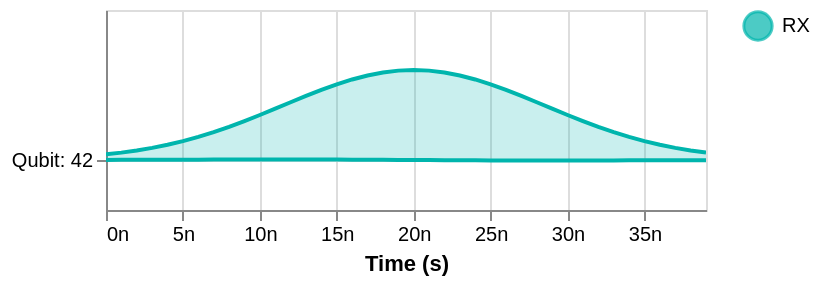

Source (notebook cell):
### Markdown cell above
For large plots, there may be a lot going on while we only care about a specific subsection. In this case, we can use the `hide()` and `show()` methods to filter what we plot. Let's look at the rotated surface code toy example.

### Code cell
PlottableProgramPulseSchedule(load_program('sequenced_1q_fenced_to_2q')).hide("ISWAP").draw()

### Figure 1 — Vega-Lite specification as saved in the notebook (floating-point values rounded to 4 significant figures)
{"config": {"view": {"continuousWidth": 300, "continuousHeight": 300}}, "layer": [{"layer": [{"mark": {"type": "area", "aria": false, "interpolate": "linear", "line": true, "strokeWidth": 1.5}, "encoding": {"color": {"field": "label", "legend": {"symbolSize": 200, "title": null}, "scale": {"domain": ["RX"], "range": ["#00b5ad"]}, "type": "nominal"}, "detail": {"field": "p", "type": "nominal"}, "fillOpacity": {"condition": {"param": "param_6d4b967e33180ca6", "value": 0.3}, "value": 0.05}, "strokeOpacity": {"condition": {"param": "param_6d4b967e33180ca6", "value": 1.0}, "value": 0.05}, "tooltip": [{"field": "operation", "title": "Operation", "type": "nominal"}, {"field": "frame", "title": "Frame", "type": "nominal"}, {"field": "channel", "title": "Channel Type", "type": "nominal"}, {"field": "memory", "title": "Memory", "type": "nominal"}, {"field": "t0", "format": ".3e", "title": "Start (s)", "type": "quantitative"}, {"field": "t1", "format": ".3e", "title": "End (s)", "type": "quantitative"}, {"field": "t", "format": ".3e", "title": "Time (s)", "type": "quantitative"}, {"field": "i", "title": "I", "type": "quantitative"}], "x": {"axis": {"format": "~s"}, "field": "t", "scale": {"nice": false, "zero": false}, "title": "Time (s)", "type": "quantitative"}, "y": {"axis": {"grid": true, "labelExpr": "[\"Qubit: 42\"][datum.value]", "title": null, "values": [0]}, "field": "yi", "scale": {"domain": [-0.25, 0.75], "nice": false}, "title": null, "type": "quantitative"}, "y2": {"field": "b"}}, "name": "view_66effaf316c935be_0"}, {"mark": {"type": "area", "aria": false, "interpolate": "linear", "line": true, "strokeWidth": 1.5}, "encoding": {"color": {"field": "label", "legend": {"symbolSize": 200, "title": null}, "scale": {"domain": ["RX"], "range": ["#00b5ad"]}, "type": "nominal"}, "detail": {"field": "p", "type": "nominal"}, "fillOpacity": {"condition": {"param": "param_6d4b967e33180ca6", "value": 0.3}, "value": 0.05}, "strokeOpacity": {"condition": {"param": "param_6d4b967e33180ca6", "value": 1.0}, "value": 0.05}, "tooltip": [{"field": "operation", "title": "Operation", "type": "nominal"}, {"field": "frame", "title": "Frame", "type": "nominal"}, {"field": "channel", "title": "Channel Type", "type": "nominal"}, {"field": "memory", "title": "Memory", "type": "nominal"}, {"field": "t0", "format": ".3e", "title": "Start (s)", "type": "quantitative"}, {"field": "t1", "format": ".3e", "title": "End (s)", "type": "quantitative"}, {"field": "t", "format": ".3e", "title": "Time (s)", "type": "quantitative"}, {"field": "q", "title": "Q", "type": "quantitative"}], "x": {"axis": {"format": "~s"}, "field": "t", "scale": {"nice": false, "zero": false}, "title": "Time (s)", "type": "quantitative"}, "y": {"axis": {"grid": true, "labelExpr": "[\"Qubit: 42\"][datum.value]", "title": null, "values": [0]}, "field": "yq", "scale": {"domain": [-0.25, 0.75], "nice": false}, "title": null, "type": "quantitative"}, "y2": {"field": "b"}}, "transform": [{"filter": "datum['hasq']"}]}], "transform": [{"lookup": "s", "from": {"data": {"name": "data-43d47c471203ca849ac1ecc48385f866"}, "key": "s", "fields": ["dt", "i", "q", "hasq"]}}, {"flatten": ["dt", "i", "q"]}, {"calculate": "datum.t0 + datum.dt", "as": "t"}, {"calculate": "datum.i * datum.kr + datum.b", "as": "yi"}, {"calculate": "datum.q * datum.kr + datum.b", "as": "yq"}]}], "data": {"name": "data-bc9e8fcd9f830f3a0b2b790316ceee2c"}, "height": 100, "params": [{"name": "param_6d4b967e33180ca6", "select": {"type": "point", "fields": ["label"]}, "bind": "legend", "views": ["view_66effaf316c935be_0"]}, {"name": "param_1e9efca18e7a2868", "select": {"type": "interval", "encodings": ["x", "y"]}, "bind": "scales", "views": ["view_66effaf316c935be_0"]}], "width": 300, "$schema": "https://vega.github.io/schema/vega-lite/v6.4.1.json", "datasets": {"data-bc9e8fcd9f830f3a0b2b790316ceee2c": [{"p": 2, "s": 1, "t0": 0.0, "t1": 4e-08, "b": 0, "kr": 0.45, "label": "RX", "operation": "RX", "frame": "Transmon-42_charge_tx", "channel": "QGSx2Channel", "memory": ""}], "data-43d47c471203ca849ac1ecc48385f866": [{"s": 0, "dt": [0.0, 7e-09, 8e-09, 9e-09, 1e-08, 1.1e-08, 1.2e-08, 1.3e-08, 1.4e-08, 1.5e-08, 1.6e-08, 1.7e-08, 1.8e-08, 7e-08, 7.1e-08, 7.2e-08, 7.3e-08, 7.4e-08, 7.5e-08, 7.6e-08, 7.7e-08, 7.8e-08, 7.9e-08, 8e-08, 8.7e-08], "i": [0.0, 0.0, 0.0004339, 0.006251, 0.04795, 0.2026, 0.5, 0.7974, 0.952, 0.9938, 0.9996, 1.0, 1.0, 1.0, 1.0, 0.9996, 0.9938, 0.952, 0.7974, 0.5, 0.2026, 0.04795, 0.006251, 0.0, 0.0], "q": [0.0, 0.0, 0.0, 0.0, 0.0, 0.0, 0.0, 0.0, 0.0, 0.0, 0.0, 0.0, 0.0, 0.0, 0.0, 0.0, 0.0, 0.0, 0.0, 0.0, 0.0, 0.0, 0.0, 0.0, 0.0], "hasq": false}, {"s": 1, "dt": [0.0, 1e-09, 2e-09, 3e-09, 4e-09, 5e-09, 6e-09, 7e-09, 8e-09, 9e-09, 1e-08, 1.1e-08, 1.2e-08, 1.3e-08, 1.4e-08, 1.5e-08, 1.6e-08, 1.7e-08, 1.8e-08, 1.9e-08, 2e-08, 2.1e-08, 2.2e-08, 2.3e-08, 2.4e-08, 2.5e-08, 2.6e-08, 2.7e-08, 2.8e-08, 2.9e-08, 3e-08, 3.1e-08, 3.2e-08, 3.3e-08, 3.4e-08, 3.5e-08, 3.6e-08, 3.7e-08, 3.8e-08, 3.9e-08], "i": [0.0625, 0.0819, 0.1058, 0.1349, 0.1696, 0.2102, 0.257, 0.3099, 0.3686, 0.4323, 0.5, 0.5704, 0.6417, 0.712, 0.7792, 0.8409, 0.895, 0.9395, 0.9727, 0.9931, 1.0, 0.9931, 0.9727, 0.9395, 0.895, 0.8409, 0.7792, 0.712, 0.6417, 0.5704, 0.5, 0.4323, 0.3686, 0.3099, 0.257, 0.2102, 0.1696, 0.1349, 0.1058, 0.0819], "q": [0.001388, 0.001727, 0.002115, 0.002546, 0.003012, 0.0035, 0.003994, 0.004472, 0.00491, 0.005278, 0.00555, 0.005698, 0.005699, 0.005533, 0.005189, 0.004667, 0.003974, 0.003129, 0.002159, 0.001102, 0.0, -0.001102, -0.002159, -0.003129, -0.003974, -0.004667, -0.005189, -0.005533, -0.005699, -0.005698, -0.00555, -0.005278, -0.00491, -0.004472, -0.003994, -0.0035, -0.003012, -0.002546, -0.002115, -0.001727], "hasq": true}]}}
